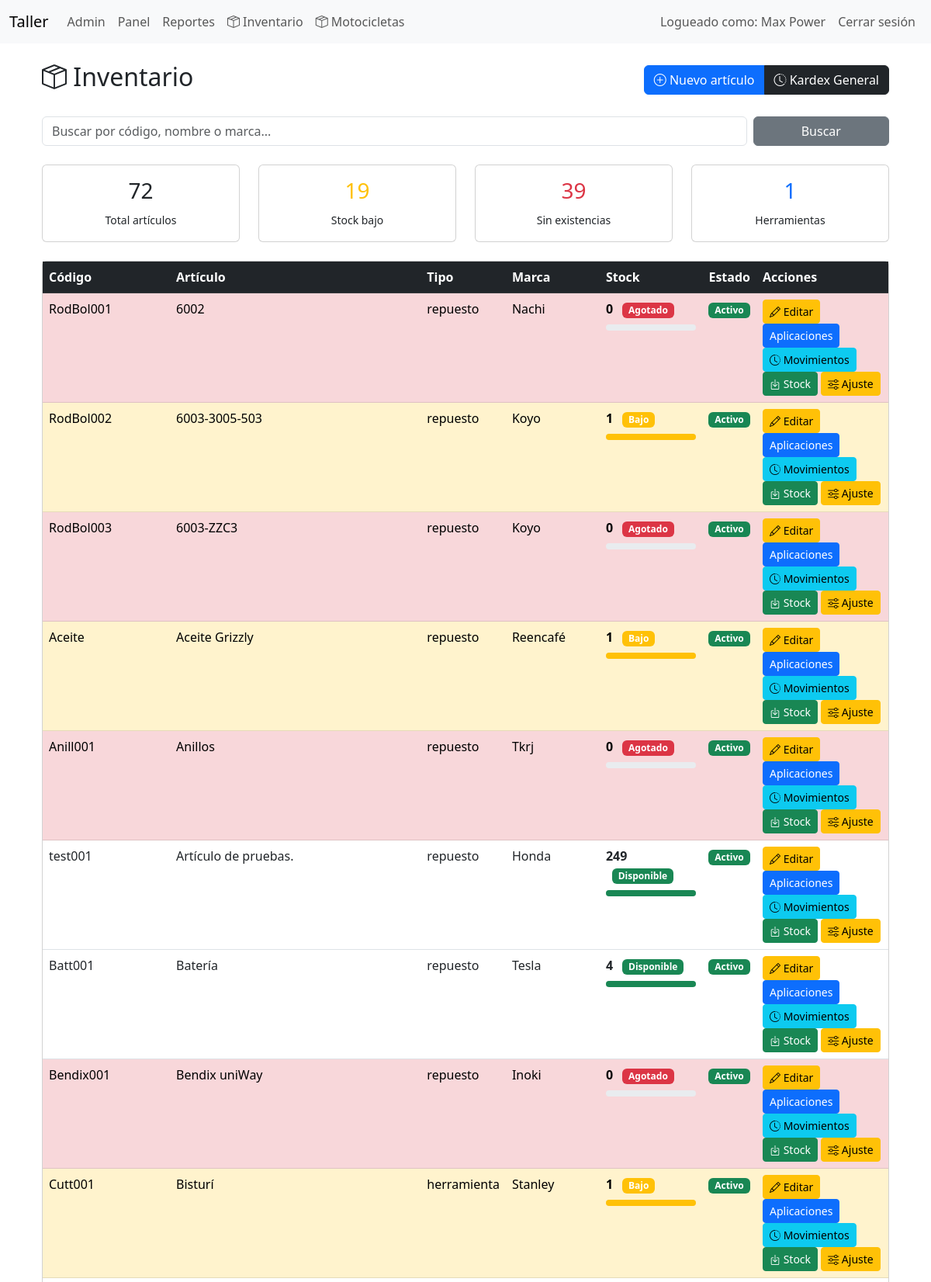
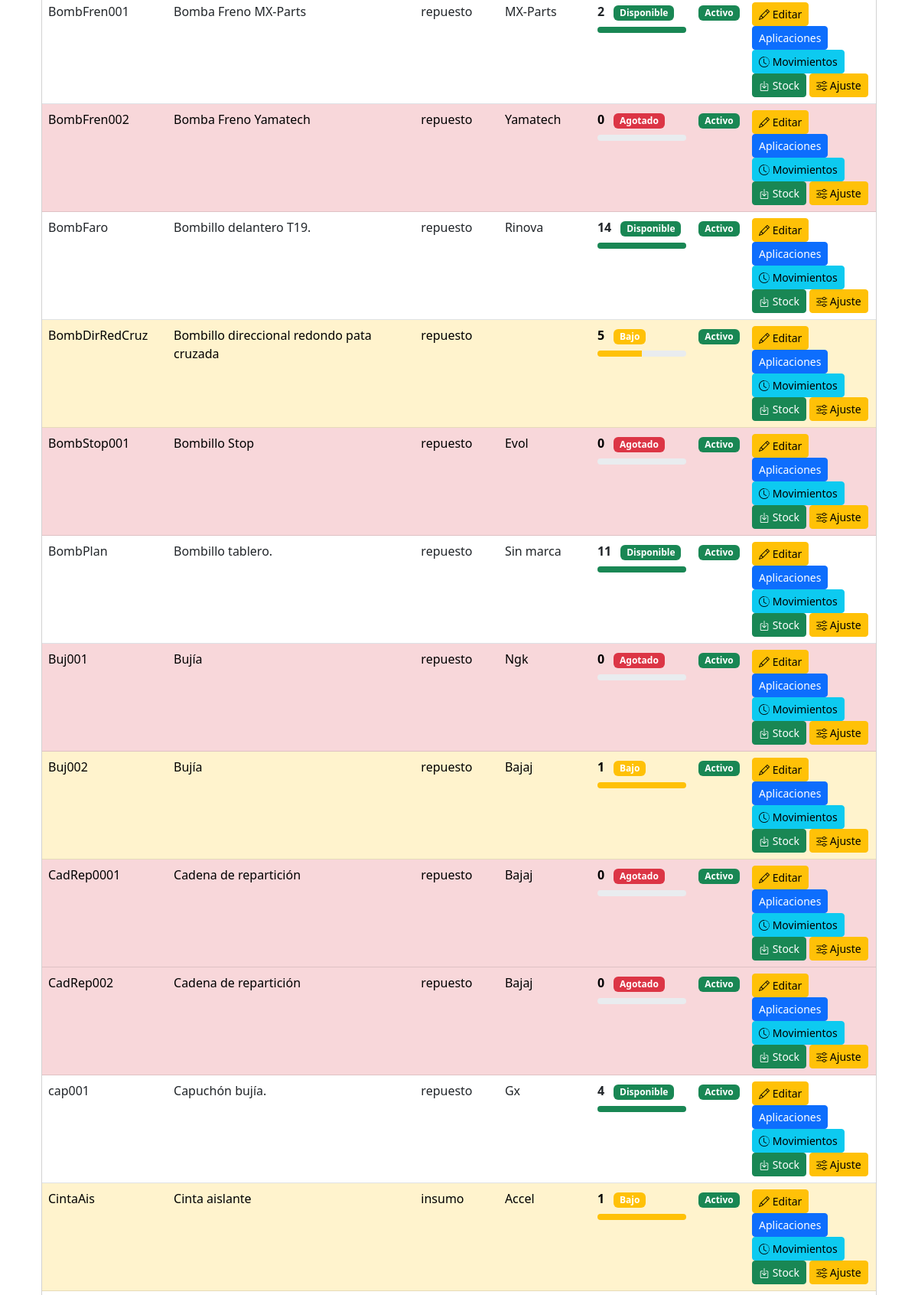
Page /index.php?controller=inventory&action=index (signed in, upper part) on the committed database (2 pictures, top to bottom).
### tables this page shows
CREATE TABLE `partes` (
  `id` int(11) NOT NULL,
  `codigo` varchar(60) NOT NULL,
  `categoria_id` int(11) DEFAULT NULL,
  `tipo` enum('repuesto','insumo','herramienta') NOT NULL DEFAULT 'repuesto',
  `nombre` varchar(150) NOT NULL,
  `marca` varchar(100) DEFAULT NULL,
  `fabricante_repuesto_id` int(11) DEFAULT NULL,
  `numero_parte` varchar(100) DEFAULT NULL,
  `created_by` int(11) DEFAULT NULL,
  `unidad` enum('Unidad','Juego','Par','Litro','Mililitro','Kilogramo','Gramo','Metro','Centimetro') NOT NULL DEFAULT 'Unidad',
  `stock_actual` decimal(12,2) NOT NULL DEFAULT 0.00,
  `stock_reservado` decimal(12,2) NOT NULL DEFAULT 0.00,
  `stock_minimo` decimal(12,2) NOT NULL DEFAULT 0.00,
  `costo` decimal(10,2) NOT NULL DEFAULT 0.00,
  `precio_venta` decimal(10,2) NOT NULL DEFAULT 0.00,
  `ubicacion` varchar(120) DEFAULT NULL,
  `codigo_barras` varchar(100) DEFAULT NULL,
  `imagen` varchar(255) DEFAULT NULL,
  `activo` tinyint(1) NOT NULL DEFAULT 1,
  `created_at` datetime NOT NULL DEFAULT current_timestamp(),
  `updated_at` datetime NOT NULL DEFAULT current_timestamp() ON UPDATE current_timestamp()
);

### app/controllers/BaseController.php (called while the page is built, shortened)
<?php
abstract class BaseController
{
    protected function render(string $view, array $data = []): void
    {
        extract($data);
        require __DIR__ . '/../views/layouts/header.php';
        require __DIR__ . '/../views/' . $view . '.php';
        require __DIR__ . '/../views/layouts/footer.php';
    }
}

### app/controllers/InventoryController.php (called while the page is built, shortened)
<?php
class InventoryController extends BaseController
{
    private Part $partModel;
    public function __construct(PDO $pdo)
    {
        $this->partModel = new Part($pdo);
    }
    public function index(): void
    {
        $search = trim($_GET['q'] ?? '');
        $stats = $this->partModel->getStatistics();
        if ($search !== '') {
            $parts = $this->partModel->search($search);
        } else {
            $parts = $this->partModel->all();
        }
        $this->render(
            'inventory/index',
            [
                'parts'  => $parts,
                'search' => $search,
                'stats'  => $stats,
                'title'  => 'Inventario'
            ]
        );
    }
}

### app/models/BaseModel.php (called while the page is built, shortened)
<?php
class BaseModel
{
    public function __construct(PDO $pdo)
    {
        $this->db = $pdo;
    }
}

### app/models/Part.php (called while the page is built, shortened)
<?php
class Part extends BaseModel
{
    public function all(): array
    {
        $sql = "
            SELECT
                p.*,
                c.nombre AS categoria
            FROM partes p
            LEFT JOIN categorias_partes c
                ON c.id = p.categoria_id
            ORDER BY p.activo DESC,
         p.nombre ASC
        ";
        return $this->db->query($sql)->fetchAll(PDO::FETCH_ASSOC);
    }
    public function getStatistics(): array
    {
        $stmt = $this->db->query("
        SELECT
            COUNT(*) AS total,
            SUM(
                CASE
                    WHEN stock_actual <= stock_minimo
                    AND stock_actual > 0
                    THEN 1
                    ELSE 0
                END
            ) AS stock_bajo,
            SUM(
                CASE
                    WHEN stock_actual <= 0
                    THEN 1
                    ELSE 0
                END
            ) AS agotados,
            SUM(
                CASE
                    WHEN tipo = 'herramienta'
                    THEN 1
                    ELSE 0
                END
            ) AS herramientas,
            COALESCE(SUM(stock_actual * costo),0) AS valor_compra,
            COALESCE(SUM(stock_actual * precio_venta),0) AS valor_venta,
            COALESCE(SUM(stock_actual),0) AS unidades
        FROM partes
        WHERE activo = 1
    ");
        return $stmt->fetch(PDO::FETCH_ASSOC);
    }
}

### app/views/inventory/index.php (the view, shortened to what this page needs)
<link href="https://cdn.jsdelivr.net/npm/bootstrap@5.3.0-alpha1/dist/css/bootstrap.min.css" rel="stylesheet">
<div class="container mt-4">
    <div class="d-flex justify-content-between align-items-center mb-4">
        <h2>
            <i class="bi bi-box-seam"></i>
            Inventario
        </h2>
<div class="btn-group">
    <a href="index.php?controller=inventory&action=create"
    class="btn btn-primary">
    <i class="bi bi-plus-circle"></i>
    Nuevo artículo
</a>
<a
    href="index.php?controller=inventory&action=kardex"
    class="btn btn-dark">
    <i class="bi bi-clock-history"></i>
    Kardex General
</a>
</div>
    </div>
    <form method="GET" class="row g-2 mb-4">
        <div class="col-md-10">
            <input
                type="text"
                class="form-control"
                name="q"
                placeholder="Buscar por código, nombre o marca..."
                value="<?= htmlspecialchars($_GET['q'] ?? '') ?>">
        </div>
        <div class="col-md-2 d-grid">
            <button class="btn btn-secondary">
                Buscar
            </button>
        </div>
    </form>
    <div class="row mb-4">
        <div class="col-md-3">
            <div class="card text-center">
                <div class="card-body">
                    <h3><?= $stats['total'] ?></h3>
                    <small>Total artículos</small>
                </div>
            </div>
        </div>
        <div class="col-md-3">
            <div class="card text-center">
                <div class="card-body">
                    <h3 class="text-warning">
                        <?= $stats['stock_bajo'] ?>
                    </h3>
                    <small>Stock bajo</small>
                </div>
            </div>
        </div>
        <div class="col-md-3">
            <div class="card text-center">
                <div class="card-body">
                    <h3 class="text-danger">
                        <?= $stats['agotados'] ?>
                    </h3>
                    <small>Sin existencias</small>
                </div>
            </div>
        </div>
        <div class="col-md-3">
            <div class="card text-center">
                <div class="card-body">
                    <h3 class="text-primary">
                        <?= $stats['herramientas'] ?>
                    </h3>
                    <small>Herramientas</small>
                </div>
            </div>
        </div>
    </div>
    <div class="card">
        <div class="card-body p-0">
            <table class="table table-hover mb-0">
                <thead class="table-dark">
                    <tr>
                        <th>Código</th>
                        <th>Artículo</th>
                        <th>Tipo</th>
                        <th>Marca</th>
                        <th>Stock</th>
                        <th>Estado</th>
                        <th width="170">Acciones</th>
                    </tr>
                </thead>
                <tbody>
                    <?php if (empty($parts)): ?>
                        <tr>
                            <td colspan="7" class="text-center p-4 text-muted">
                                No hay artículos registrados.
                            </td>
                        </tr>
                    <?php else: ?>
                        <?php foreach ($parts as $part): ?>
                            <?php
                            $rowClass = '';
                            if ($part['stock_actual'] <= 0) {
                                $rowClass = 'table-danger';
                            } elseif ($part['stock_actual'] <= $part['stock_minimo']) {
                                $rowClass = 'table-warning';
                            }
                            ?>
                            <tr class="<?= $rowClass ?>">
                                <td><?= htmlspecialchars($part['codigo']) ?></td>
                                <td><?= htmlspecialchars($part['nombre']) ?></td>
                                <td><?= htmlspecialchars($part['tipo']) ?></td>
                                <td><?= htmlspecialchars($part['marca']) ?></td>
                                <td>
                                    <?php
                                    $stock = (float)$part['stock_actual'];
                                    $minimo = max(1, (float)$part['stock_minimo']);
                                    if ($stock <= 0) {
                                        $color = 'danger';
                                        $texto = 'Agotado';
                                        $porcentaje = 0;
                                    } elseif ($stock <= $part['stock_minimo']) {
                                        $color = 'warning';
                                        $texto = 'Bajo';
                                        $porcentaje = min(100, ($stock / $minimo) * 100);
                                    } else {
                                        $color = 'success';
                                        $texto = 'Disponible';
                                        $porcentaje = 100;
                                    }
                                    ?>
                                    <strong>
                                        <?= $stock ?>
                                    </strong>
                                    <span class="badge bg-<?= $color ?> ms-2">
                                        <?= $texto ?>
                                    </span>
                                    <div class="progress mt-2" style="height:8px;">
                                        <div
                                            class="progress-bar bg-<?= $color ?>"
                                            role="progressbar"
                                            style="width: <?= $porcentaje ?>%">
                                        </div>
                                    </div>
                                </td>
                                <td>
                                    <?php if ($part['activo']): ?>
                                        <span class="badge bg-success">
                                            Activo
                                        </span>
                                    <?php else: ?>
                                        <span class="badge bg-danger">
                                            Inactivo
                                        </span>
                                    <?php endif; ?>
                                </td>
                                <td>
                                    <a
                                        href="index.php?controller=inventory&action=edit&id=<?= $part['id'] ?>"
                                        class="btn btn-sm btn-warning">
                                        <i class="bi bi-pencil"></i>
                                        Editar
                                    </a>
                                    <a
                                        href="index.php?controller=inventory&action=applications&id=<?= $part['id'] ?>"
                                        class="btn btn-sm btn-primary">
                                        Aplicaciones
</a>
                                    <a
                                        href="index.php?controller=inventory&action=movements&id=<?= $part['id'] ?>"
                                        class="btn btn-sm btn-info">
                                        <i class="bi bi-clock-history"></i>
                                        Movimientos
                                    </a>
                                    <a
                                        href="index.php?controller=inventory&action=addStock&id=<?= $part['id'] ?>"
                                        class="btn btn-success btn-sm">
                                        <i class="bi bi-box-arrow-in-down"></i>
                                        Stock
                                    </a>
                                    <a
                                        href="index.php?controller=inventory&action=adjustStock&id=<?= $part['id'] ?>"
                                        class="btn btn-warning btn-sm">
                                        <i class="bi bi-sliders"></i>
                                        Ajuste
                                    </a>
                                </td>
                            </tr>
                        <?php endforeach; ?>
                    <?php endif; ?>
                </tbody>
            </table>
        </div>
    </div>
</div>

### public/css/style.css (style rules this page uses)
body { padding-bottom: 40px; }

### rows in the picture
partes: codigo "RodBol001", nombre "6002", tipo "repuesto", marca "Nachi", stock_actual "0", stock_actual "Agotado", activo "Activo"
partes: codigo "RodBol002", nombre "6003-3005-503", tipo "repuesto", marca "Koyo", stock_actual "1", texto "Bajo", activo "Activo"
partes: codigo "RodBol003", nombre "6003-ZZC3", tipo "repuesto", marca "Koyo", stock_actual "0", stock_actual "Agotado", activo "Activo"
partes: codigo "Aceite", nombre "Aceite Grizzly", tipo "repuesto", marca "Reencafé", stock_actual "1", texto "Bajo", activo "Activo"
partes: codigo "Anill001", nombre "Anillos", tipo "repuesto", marca "Tkrj", stock_actual "0", stock_actual "Agotado", activo "Activo"
partes: codigo "test001", nombre "Artículo de pruebas.", tipo "repuesto", marca "Honda", stock_actual "249", texto "Disponible", activo "Activo"
partes: codigo "Batt001", nombre "Batería", tipo "repuesto", marca "Tesla", stock_actual "4", texto "Disponible", activo "Activo"
partes: codigo "Bendix001", nombre "Bendix uniWay", tipo "repuesto", marca "Inoki", stock_actual "0", stock_actual "Agotado", activo "Activo"
partes: codigo "Cutt001", nombre "Bisturí", tipo "herramienta", marca "Stanley", stock_actual "1", texto "Bajo", activo "Activo"
partes: codigo "BombFren001", nombre "Bomba Freno MX-Parts", tipo "repuesto", marca "MX-Parts", stock_actual "2", texto "Disponible", activo "Activo"
partes: codigo "BombFren002", nombre "Bomba Freno Yamatech", tipo "repuesto", marca "Yamatech", stock_actual "0", stock_actual "Agotado", activo "Activo"
partes: codigo "BombFaro", nombre "Bombillo delantero T19.", tipo "repuesto", marca "Rinova", stock_actual "14", texto "Disponible", activo "Activo"
partes: codigo "BombDirRedCruz", nombre "Bombillo direccional redondo pata cruzada", tipo "repuesto", stock_actual "5", texto "Bajo", activo "Activo"
partes: codigo "BombStop001", nombre "Bombillo Stop", tipo "repuesto", marca "Evol", stock_actual "0", stock_actual "Agotado", activo "Activo"
partes: codigo "BombPlan", nombre "Bombillo tablero.", tipo "repuesto", marca "Sin marca", stock_actual "11", texto "Disponible", activo "Activo"
partes: codigo "Buj001", nombre "Bujía", tipo "repuesto", marca "Ngk", stock_actual "0", stock_actual "Agotado", activo "Activo"
partes: codigo "Buj002", nombre "Bujía", tipo "repuesto", marca "Bajaj", stock_actual "1", texto "Bajo", activo "Activo"
partes: codigo "CadRep0001", nombre "Cadena de repartición", tipo "repuesto", marca "Bajaj", stock_actual "0", stock_actual "Agotado", activo "Activo"
partes: codigo "CadRep002", nombre "Cadena de repartición", tipo "repuesto", marca "Bajaj", stock_actual "0", stock_actual "Agotado", activo "Activo"
partes: codigo "cap001", nombre "Capuchón bujía.", tipo "repuesto", marca "Gx", stock_actual "4", texto "Disponible", activo "Activo"
partes: codigo "CintaAis", nombre "Cinta aislante", tipo "insumo", marca "Accel", stock_actual "1", texto "Bajo", activo "Activo"

### other values in the picture
$_SESSION['user_name'] "Max Power"
$stats['total'] "72"
$stats['stock_bajo'] "19"
$stats['agotados'] "39"
$stats['herramientas'] "1"
